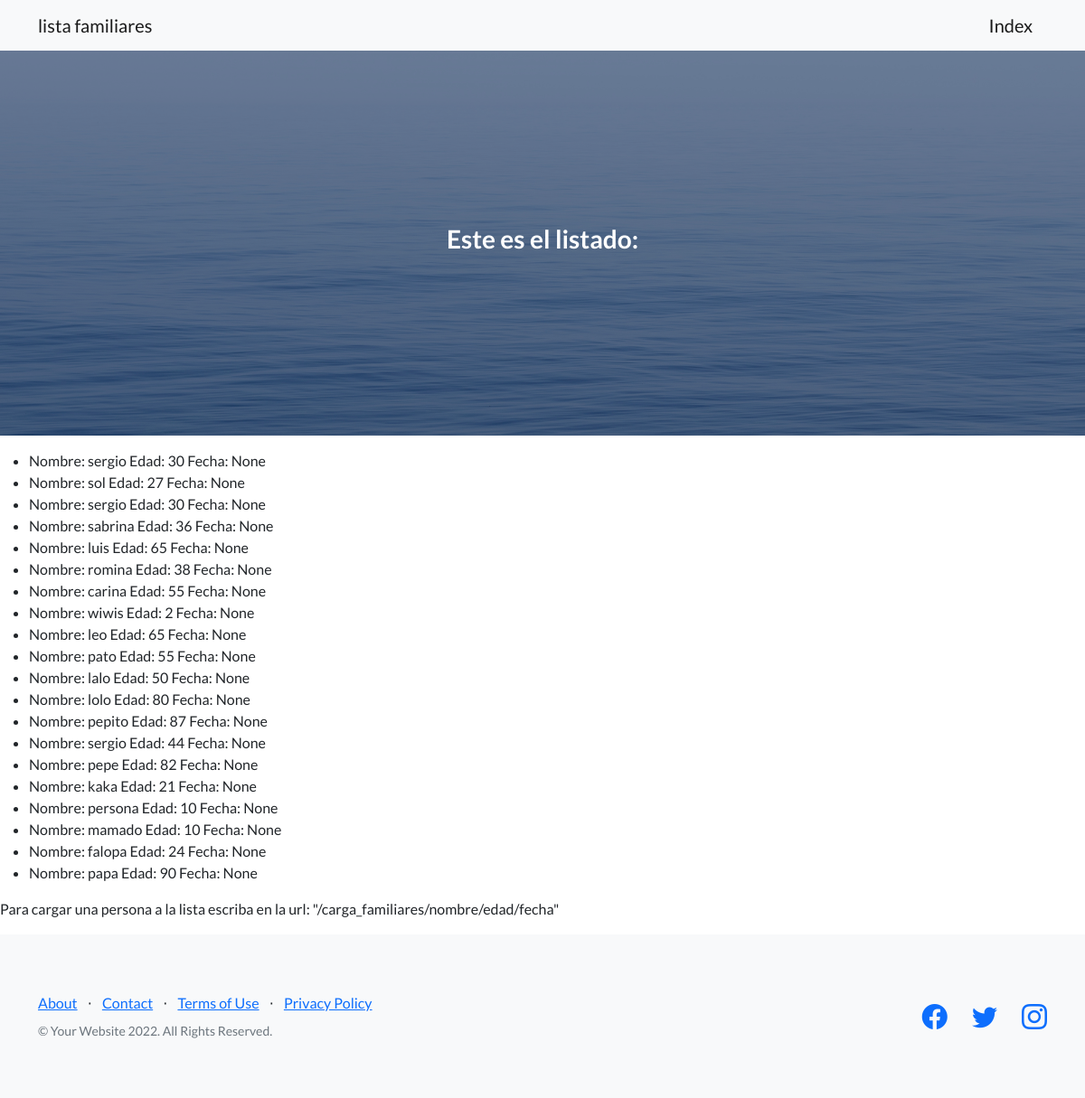
Before: /lista_familiares/ with the older database file.
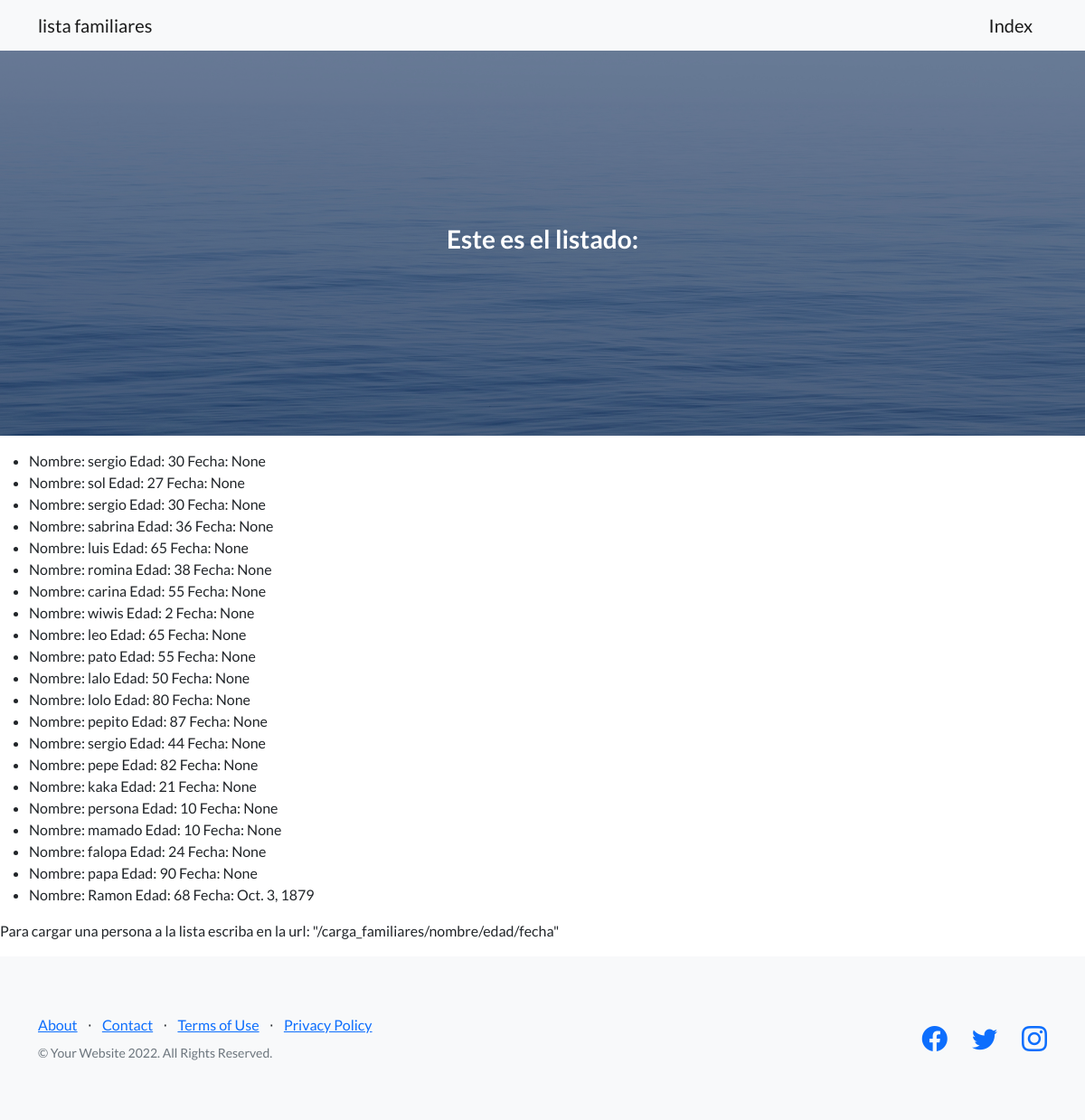
After: the same page with the newer database file.
### primerasVistas/models.py (models this page shows)
class Persona (models.Model):
    nombre=models.CharField(max_length=30)
    edad=models.IntegerField()
    fecha=models.DateField(null=True)

### primerasVistas/views.py (the view)
# urls.py: path('lista_familiares/',lista_familiares, name="lista_familiares"),
def lista_familiares(request):
    template= loader.get_template("lista_familiares.html",)
    lista_familiares=Persona.objects.all()
    render= template.render({"lista_familiares":lista_familiares})
    return HttpResponse(render)

### templates/lista_familiares.html (shortened to what this page needs)
{% extends 'base.html' %}
{% block texto_h3 %}
<h3>Este es el listado:</ht>
{% endblock texto_h3 %}
{% block instrucciones %}
<p>
    <ul>
        {% for persona in lista_familiares %}
        <li>Nombre: {{persona.nombre}} Edad: {{persona.edad}} Fecha: {{persona.fecha}}  </li>
        {% endfor %}
    </ul>
</p>
<p>Para cargar  una persona a la lista escriba en la url: "/carga_familiares/nombre/edad/fecha"</p>
{% endblock instrucciones %}

Changed rows visible on the page:
added Persona: nombre "Ramon", edad "68", fecha "Oct. 3, 1879"
